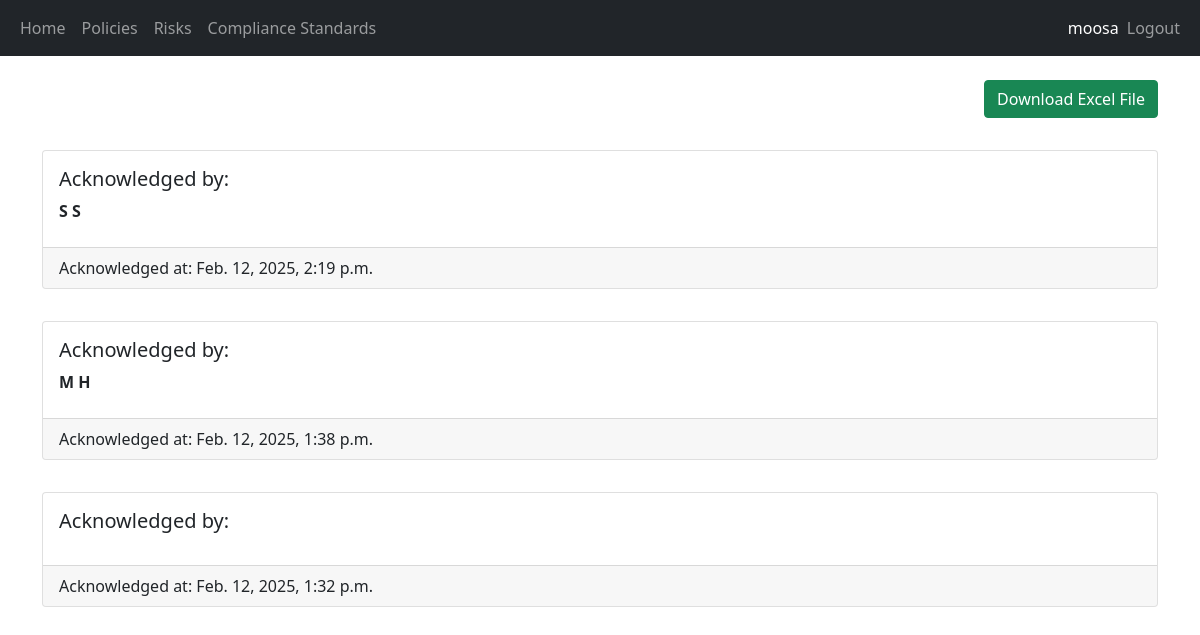
The app's page /policy/18/policy-acknowledgment-list (signed in) with its own data.
### security/models.py (models this page shows)
class PolicyAcknowledgment(models.Model):
    policy = models.ForeignKey(Policy, on_delete=models.CASCADE)
    user = models.ForeignKey(User, on_delete=models.CASCADE)
    acknowledged_at = models.DateTimeField(auto_now_add=True)

### security/views.py (the view)
# urls.py: path('policy/<int:pk>/policy-acknowledgment-list', views.view_policy_acknowledgments, name='view_policy_acknowledgments'),
@login_required(login_url="/login")
@permission_required("security.view_policyacknowledgment", login_url="/access-denied")
def view_policy_acknowledgments(request, pk):
    policy_acknowledgments = PolicyAcknowledgment.objects.filter(policy = pk).order_by('-acknowledged_at')
    return render(request, 'security/list_related_policy_acknowledgment.html', {"policy_acknowledgments": policy_acknowledgments, "policy": Policy.objects.filter(id=pk).first()})

### security/templates/security/list_related_policy_acknowledgment.html (shortened to what this page needs)
{% extends 'main/base.html' %}
{% block content %}
<div class="text-end">
    <a class="btn btn-success" href="{% url 'download_ack_report' policy.pk %}">Download Excel File</a>
</div>
<br/>
{% for policy_acknowledgment in policy_acknowledgments %}
<div class="card mt-2">
    <div class="card-body d-flex flex-row justify-content-between">
        <div class="card-title">
            <h5>Acknowledged by:</h5>
            <strong>{{ policy_acknowledgment.user.first_name }} {{ policy_acknowledgment.user.last_name }}</strong>
        </div>
    </div>
    <div class="card-footer">Acknowledged at: {{ policy_acknowledgment.acknowledged_at }}</div>
</div>
<br/>
{% empty %}
<p>No policy acknowledgments available.</p>
{% endfor %}
{% endblock %}

### main/templates/main/base.html (shortened to what this page needs)
<!DOCTYPE html>
<html lang="en">
<head>
    <link href="https://cdn.jsdelivr.net/npm/bootstrap@5.0.2/dist/css/bootstrap.min.css" rel="stylesheet">
    {% load static %}
    <link rel="stylesheet" href="{% static 'main/style.css' %}" />
</head>
<body>
    <nav class="navbar navbar-expand-lg navbar-dark bg-dark">
        <div class="container-fluid">
            <div>
                <ul class="navbar-nav">
                    <li class="nav-item">
                        <a class="nav-link" href="/home">Home</a>
                    </li>
                    {% if user.groups.all.0.name == 'Manager' %}
                    <li class="nav-item">
                        <a class="nav-link" href="/policy-list">Policies</a>
                    </li>
                    <li class="nav-item">
                        <a class="nav-link" href="/risk-list">Risks</a>
                    </li>
                    <li class="nav-item">
                        <a class="nav-link" href="/compliance-standard-list">Compliance Standards</a>
                    </li>
                    {% endif %}
                </ul>
            </div>
            <div>
                <ul class="navbar-nav">
                    {% if user.is_authenticated %}
                    <span class="navbar-text text-white">{{ user.username }}</span>
                    <li class="nav-item">
                        <a class="nav-link" href="/logout">Logout</a>
                    </li>
                    {% else %}
                    <li class="nav-item">
                        <a class="nav-link" href="/login">Login</a>
                    </li>
                    {% endif %}
                </ul>
            </div>
        </div>
    </nav>
    <br/>
    <div class="container">
        {% block content %}
        {% endblock %}
    </div>
</body>
</html>

### records on screen
PolicyAcknowledgment: user.first_name "S", user.last_name "S", acknowledged_at "Feb. 12, 2025, 2:19 p.m."
PolicyAcknowledgment: user.first_name "M", user.last_name "H", acknowledged_at "Feb. 12, 2025, 1:38 p.m."
PolicyAcknowledgment: acknowledged_at "Feb. 12, 2025, 1:32 p.m."

### other values on screen
{{ user.username }} "moosa"
